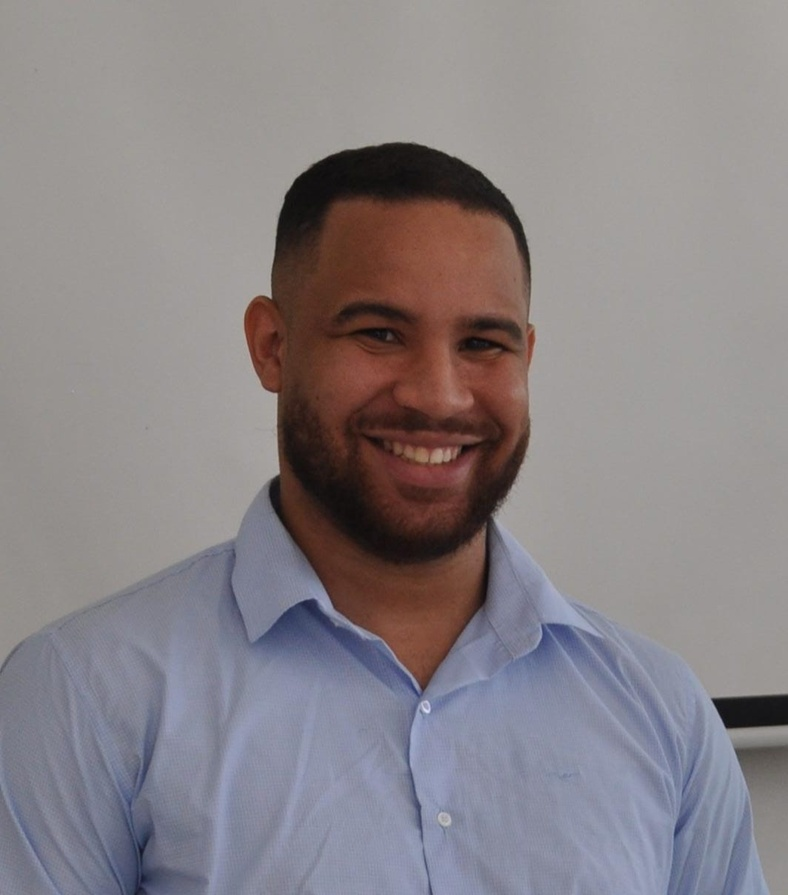
#> input picture Img/1000303209.jpg, 788 x 895 px, shrunk from 1064 x 1208 before the run
$ python -i edge_model.py   (imports and definitions only)   (older library calls are emulated)
#> lines starting #> are read from the running program, lines starting #| are printed output that depends on the picture
#> further down, picture is the input picture: shape (895, 788, 3); mean B, G, R 133.8, 130.4, 136.6
import cv2
import numpy as np

class EdgeModel:
    def __init__(self):
        pass

    def canny_edge(self, image, low_threshold=50, high_threshold=150):
        if image is None:
            return None
        gray = cv2.cvtColor(image, cv2.COLOR_BGR2GRAY)
        edges = cv2.Canny(gray, low_threshold, high_threshold)
        return cv2.cvtColor(edges, cv2.COLOR_GRAY2BGR)

    def sobel_edge(self, image, ksize=3):
#> called with ksize = 3
        if image is None:
            return None
        gray = cv2.cvtColor(image, cv2.COLOR_BGR2GRAY)
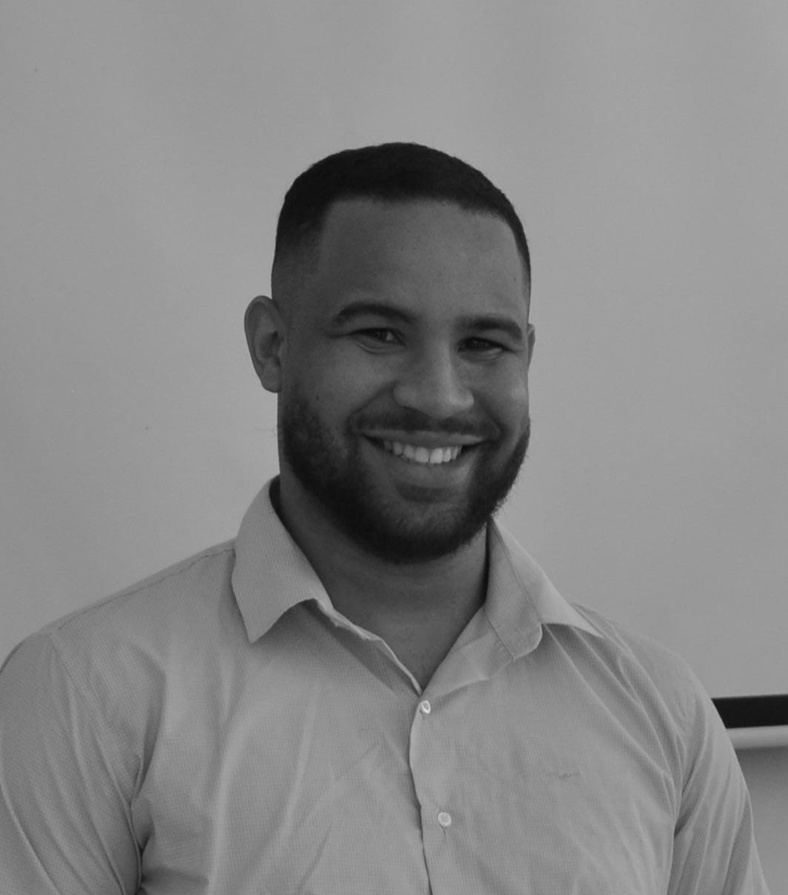
#> gray: shape (895, 788); min 8, max 223, mean 132.7
        sobelx = cv2.Sobel(gray, cv2.CV_64F, 1, 0, ksize=ksize)
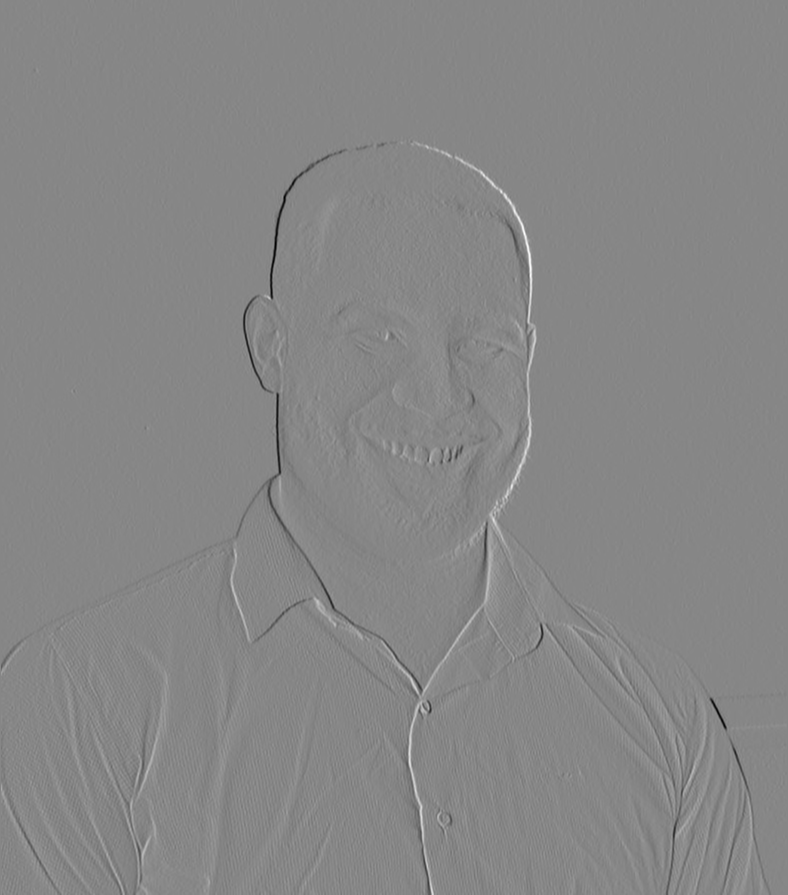
#> sobelx: shape (895, 788) float64; min -478, max 426, mean 0.1; drawn with min black and max white
        sobely = cv2.Sobel(gray, cv2.CV_64F, 0, 1, ksize=ksize)
        sobel = np.sqrt(sobelx**2 + sobely**2)
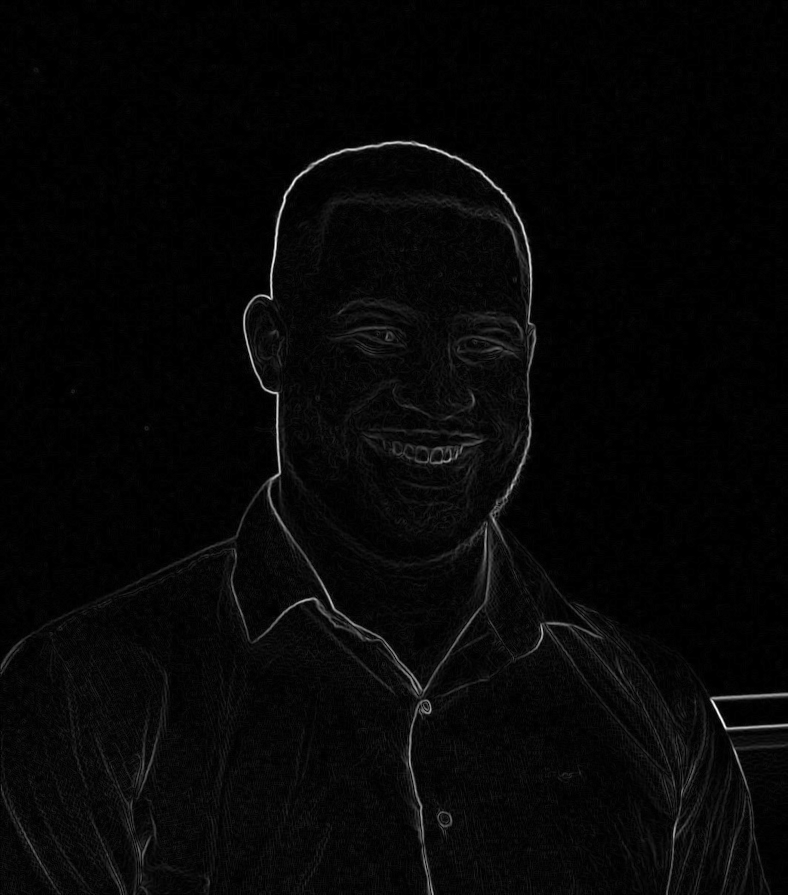
#> sobel: shape (895, 788) float64; min 0, max 486.4, mean 13.1; drawn with min black and max white
        sobel = np.uint8(np.clip(sobel, 0, 255))
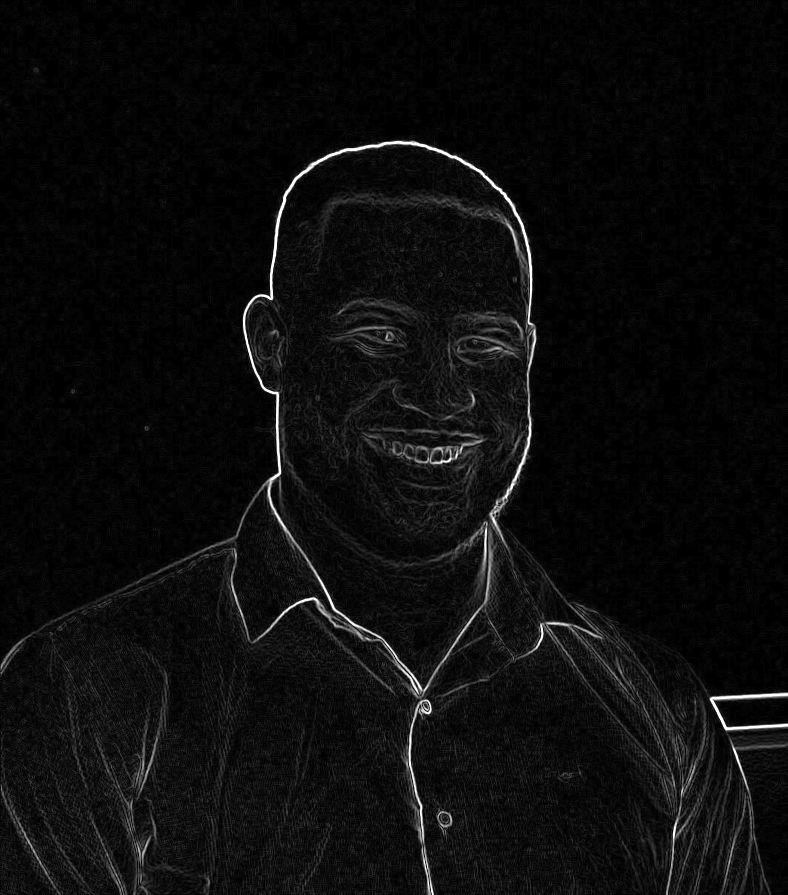
#> sobel: shape (895, 788); min 0, max 255, mean 12.6
        return cv2.cvtColor(sobel, cv2.COLOR_GRAY2BGR)

    def laplacian_edge(self, image, ksize=3):
        if image is None:
            return None
        gray = cv2.cvtColor(image, cv2.COLOR_BGR2GRAY)
        laplacian = cv2.Laplacian(gray, cv2.CV_64F, ksize=ksize)
        laplacian = np.uint8(np.absolute(laplacian))
        return cv2.cvtColor(laplacian, cv2.COLOR_GRAY2BGR)

>>> import cv2
>>> picture = cv2.imread('../Img/1000303209.jpg')
>>> result = EdgeModel().sobel_edge(picture)
